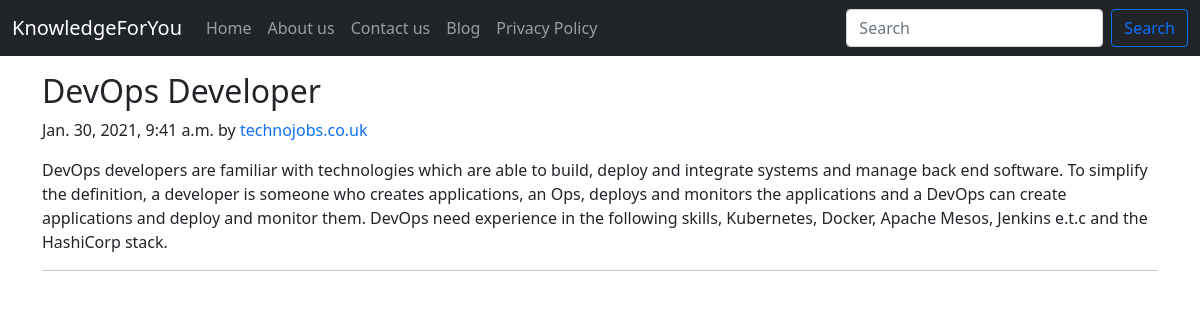
Screenshot of /blog/devops-developer with the database file from the repository.
### blog/models.py (models this page shows, shortened)
class Post(models.Model):
    sno = models.AutoField(primary_key=True)
    title = models.CharField(max_length=255)
    content = models.TextField()
    author = models.CharField(max_length=20)
    slug = models.CharField(max_length=130)
    url = models.CharField(max_length=80, blank=True)
    timeStamp = models.DateTimeField(blank=True)

### blog/views.py (the view)
# urls.py: path('<str:slug>', views.blogPost, name="blogPost")
def blogPost(request, slug):
    post = Post.objects.filter(slug=slug).first()
    context = {'post':post}
    return render(request, 'blog/blogPost.html', context)

### templates/blog/blogPost.html (shortened to what this page needs)
{% extends 'base.html' %}
{% block body %}
<div class="container my-3">
    <div class="blog-post">
        <h2 class="blog-post-title">{{post.title}}</h2>
        <p class="blog-post-meta">{{post.timeStamp}} by <a href="{{post.url}}" target="_blank" style="text-decoration: none;">{{post.author}}</a></p>
        <p>{{post.content}}</p>
        <hr>
    </div>
</div>
{% endblock body %}

### rows the page displays
Post: title "DevOps Developer", timeStamp "Jan. 30, 2021, 9:41 a.m.", author "technojobs.co.uk", content "DevOps developers are familiar with technologies which are able to build, deploy and integrate systems and manage back end software. To simplify the definition, a developer is someone who creates applications, an Ops, deploys and monitors the applications and a DevOps can create applications and deploy and monitor them. DevOps need experience in the following skills, Kubernetes, Docker, Apache Mesos, Jenkins e.t.c and the HashiCorp stack."
